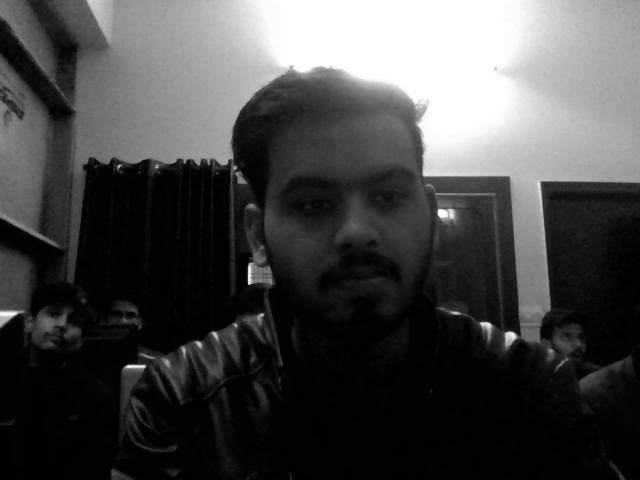
#> input picture dataset_images/image1.jpg, 640 x 480 px, given in place of the camera
$ python face_blur.py
#> lines starting #> are read from the running program, lines starting #| are printed output that depends on the picture; after the words box and inside, x2 and y2 are one past the last pixel; in counts of white or black regions, pixels touching at a corner belong together
#!/usr/bin/python3
import cv2
import numpy as np
cam_cap=cv2.VideoCapture(0)
cascade=cv2.CascadeClassifier('face.xml')
while cam_cap.isOpened():
    status,frame=cam_cap.read()
#> frame is the input picture: shape (480, 640, 3); min 0, max 255, mean 70.3
    #gray=cv2.cvtColor(frame,cv2.COLOR_BGR2GRAY)
    #converting to hsv frame
    hsv=cv2.cvtColor(frame,cv2.COLOR_BGR2HSV)
#> hsv: shape (480, 640, 3); mean H, S, V 0, 0, 70.3
    lower_green=np.array([0,0,9])
    upper_green=np.array([133,250,250])
    #creating mask
    mask=cv2.inRange(hsv,lower_green,upper_green)
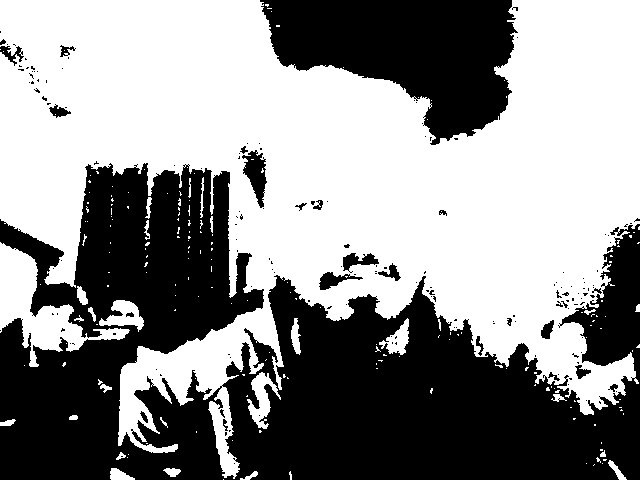
#> mask: shape (480, 640); 55.4% white; 166 black regions (141 under 20 px), largest, box (x1, y1, x2, y2) and area: (0, 163, 640, 480) 111226, (260, 0, 518, 145) 22483, (242, 150, 267, 208) 756

    #blurring the frame
    blur_frame=cv2.GaussianBlur(frame,(15,15),30)
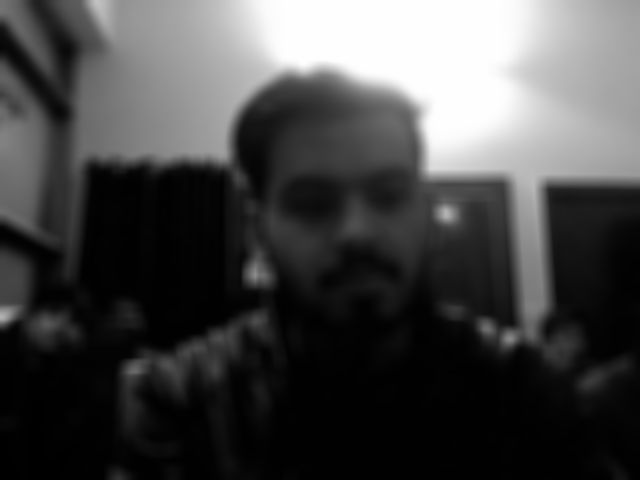
#> blur_frame: shape (480, 640, 3); min 0, max 254, mean 70.3
    '''
    gray_frame=cv2.cvtColor(frame,cv2.COLOR_BGR2GRAY)
    #mask_inv = cv2.bitwise_not(mask)
    faces=cascade.detectMultiScale(gray_frame,1.5,5)
    #cv2.medianBlur(frame,15,new_img)
    #kernal = np.ones((480 ,640), "uint8")
    for (x,y,w,h) in faces:
        hsv=cv2.cvtColor(frame[y:y+h,x:x+w],cv2.COLOR_BGR2HSV)
        lower_green=np.array([0,0,9])
        upper_green=np.array([133,250,250])
        mask=cv2.inRange(hsv,lower_green,upper_green)
        blur_frame=cv2.GaussianBlur(frame[y:y+h,x:x+w],(15,15),30)'''
    #ret, mask = cv2.threshold(gray,0,255,cv2.THRESH_BINARY_INV+cv2.THRESH_OTSU)
    final1=cv2.bitwise_and(blur_frame,frame,mask=mask)
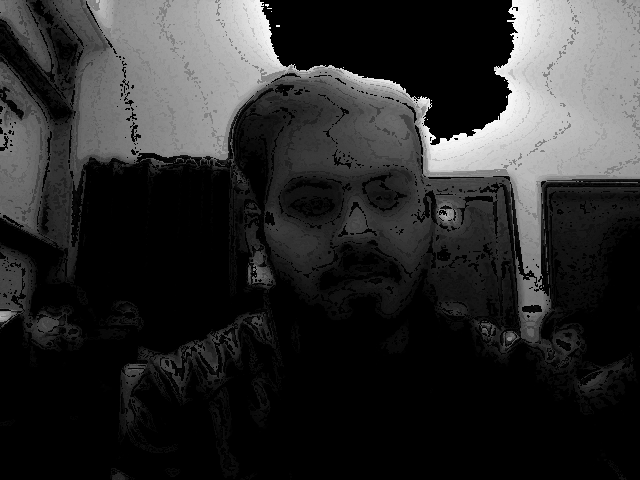
#> final1: shape (480, 640, 3); min 0, max 250, mean 44.3
    #final2=cv2.bitwise_and(frame,blur_frame,mask=mask_inv)
    '''
        width, height, channels = frame.shape
        center = (int(height/2), int(width/2))
        output = cv2.seamlessClone(blur_frame, frame, mask, center, cv2.MIXED_CLONE)
    '''

    cv2.imshow('live',blur_frame)
    cv2.imshow('live2',final1)
    # [7 lines of commented-out code are left out]
    if cv2.waitKey(2) & 0xFF == ord('q'):
#> (key q is pressed here)
        break


cv2.destroyAllWindows()
cam_cap.release()

$ run again, on dataset_images/image10.jpg
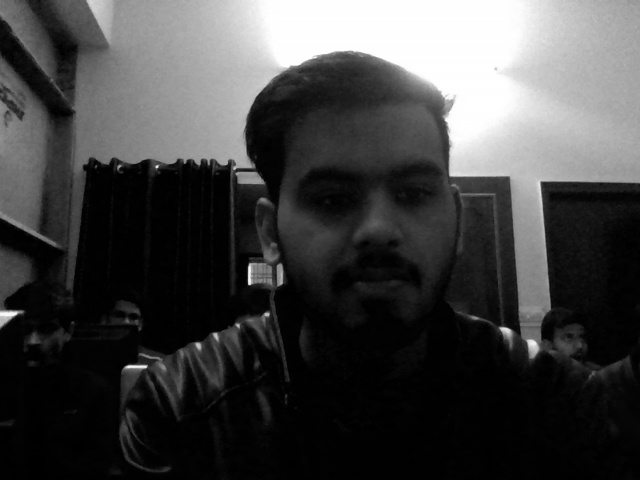
#> input picture dataset_images/image10.jpg, 640 x 480 px, given in place of the camera
#> frame is the input picture: shape (480, 640, 3); min 0, max 255, mean 66.1
#> hsv: shape (480, 640, 3); mean H, S, V 0, 0, 66.1
#> `mask=cv2.inRange(hsv,lower_green,upper_green)`:
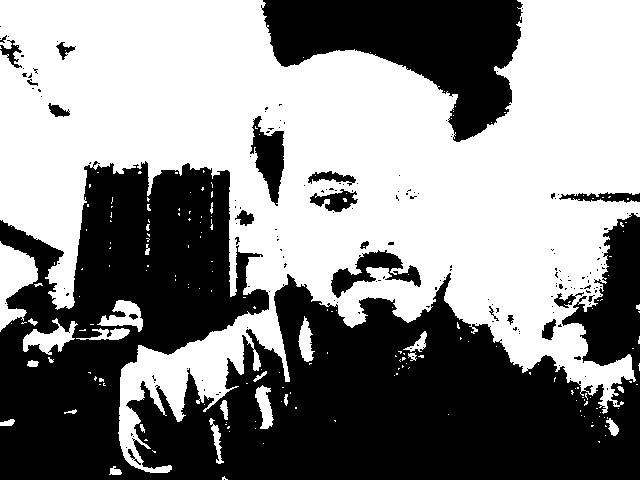
#> mask: shape (480, 640); 53.4% white; 171 black regions (148 under 20 px), largest, box (x1, y1, x2, y2) and area: (0, 161, 640, 480) 117247, (261, 0, 523, 142) 19475, (250, 116, 284, 206) 1599
#> `final1=cv2.bitwise_and(blur_frame,frame,mask=mask)`:
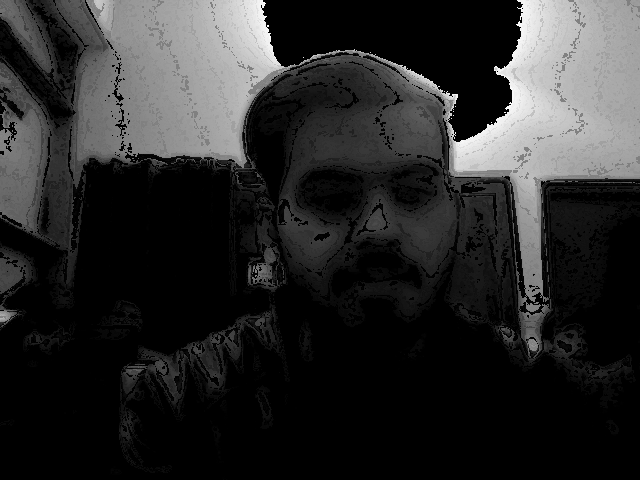
#> final1: shape (480, 640, 3); min 0, max 250, mean 42.3

$ run again, on dataset_images/image12.jpg
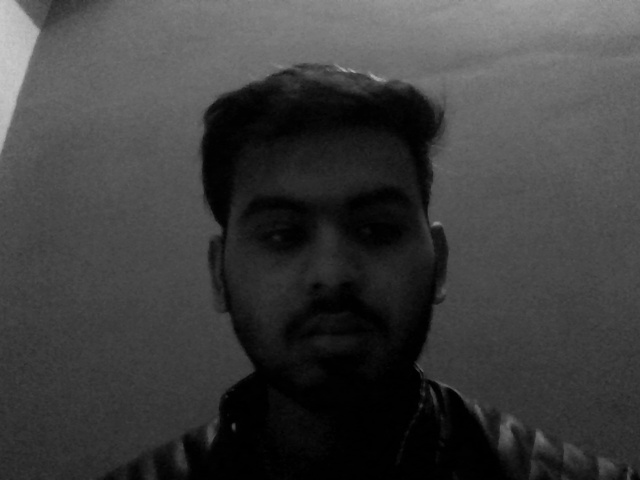
#> input picture dataset_images/image12.jpg, 640 x 480 px, given in place of the camera
#> frame is the input picture: shape (480, 640, 3); min 0, max 202, mean 61.7
#> hsv: shape (480, 640, 3); mean H, S, V 0, 0, 61.7
#> `mask=cv2.inRange(hsv,lower_green,upper_green)`:
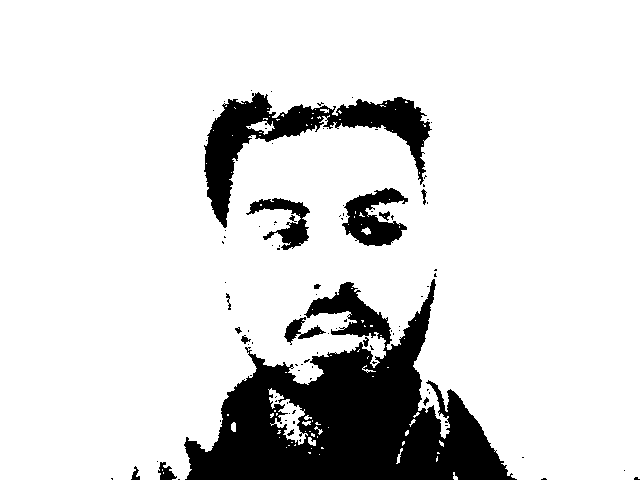
#> mask: shape (480, 640); 85.6% white; 97 black regions (80 under 20 px), largest, box (x1, y1, x2, y2) and area: (184, 279, 517, 480) 31264, (204, 92, 432, 228) 8293, (342, 188, 408, 246) 2098
#> `final1=cv2.bitwise_and(blur_frame,frame,mask=mask)`:
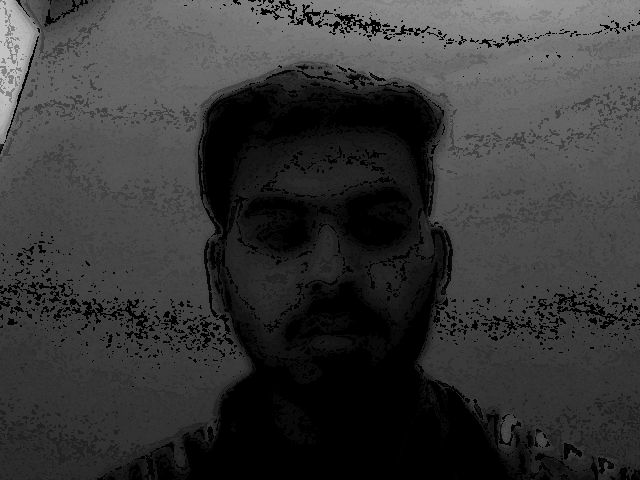
#> final1: shape (480, 640, 3); min 0, max 196, mean 55
